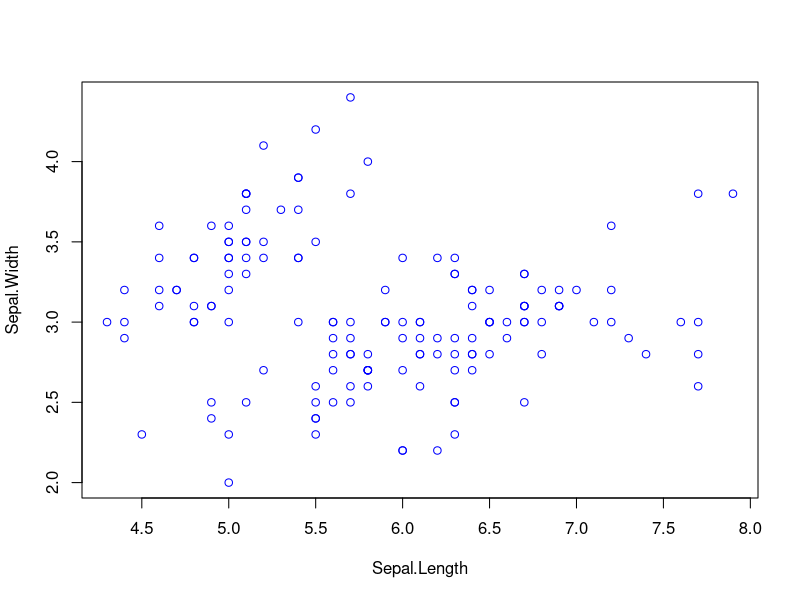
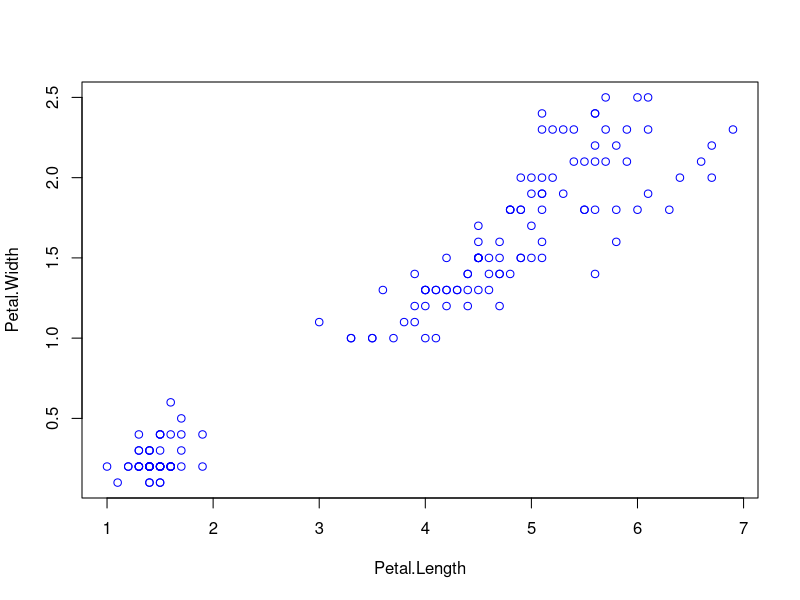

Recreate these plots in R, in order.
## ---- chunk 1

# The help for sapply indicates a "standard" call to sapply will 
# have the form:

# sapply(X, FUN, ...)

# Here X is a vector or data.frame or list
# FUN is the name of a function that is available in the current R session 
# (which could be a user defined function, or a function that 
# "comes with R", or that has been "loaded" (via library)from a package), 
# OR is an anonymous function defined within the call to sapply. 
# The function specified by FUN will be applied to each entry of X if X 
# is a vector; to each column of X (taken as a vector) if X is 
# a data frame, to each entry of X if X is a list (vectors and data.frames
# are special types of list). When possible the result from sapply will 
# be a vector (or matrix if that is appropriate). Otherwise sapply will 
# return a list (just as lapply would).

# The optional ellipsis argument can be used to pass in additional 
# arguments to the function specified in the FUN argument of sapply 
# as illustrated below.

# a simple case: square each element of a vector (yes we could do this 
# by x^2, but here we demonstrate use of sapply and an anonymous function):

v <- 1:5
sapply(X = v, FUN = function(y) y^2) 

# ********  IT IS BEST to use the form: argument.name = user.chosen.value 
# ********  when calling one of the apply family of functions. In this call 
# ********  to sapply, the name of the first argument of sapply is X and 
# ********  the value chosen for X is v; and the second argument of sapply
# ********  is FUN, and the value chosen for FUN is the
# ********  anonymous function, function(y) y^2

# Note y in the definition of this function is a "formal argument", 
# also called a "dummy argument", meaning any variable name permissible 
# in R could be used, for example

# sapply(X = v, 
# FUN = function(user.selected.name) user.selected.name^2)

# One could also optionally include curly brackets to delineate the 
# function:

# sapply(X = v, FUN = function(y) {y^2}) 

# sapply, in effect, successively calls the function the user has
# provided for FUN, here function(y) {y^2} 
# with each entry of v as its argument, 
# and "collects" the results in a vector.

# My point of view is it is fine to use an anonymous function if it 
# is short (will fit in a line or so), but otherwise it makes the code 
# much easier to proofread and so avoid/detect bugs if one codes the 
# function as a stand-alone function, call it, for example, 
# user.function and uses its name in the FUN argument of sapply via
#    FUN = user.function  
# Here user function could also be any function that is available in the
# current R session 

# demonstrate use of the ellipsis argument of sapply to pass in an 
# additional argument of FUN


sapply(X = v, FUN = function(x, power) x^power, power = 3)


# Here each entry of v is passed into the function as the value for x, 
# and the additional argument, power, of the function is supplied via 
# the third (ellipsis) argument of sapply.

# One could also rely on lexical scoping to "find" the value of power, 
# but that is not good programming practice when it can be avoided, 
# since the value where R "finds" it might not be what was wanted 
# (or it might have gotten changed from what you thought it would be).

power <- 4
sapply(X = v, FUN = function(x) x^power)  # this worked but is not best practice


# Here is an example with two additional arguments supplied using 
# the ellipsis functionality of sapply, and where sapply returns a matrix

v <- 1:5
sapply(X = v, FUN = function(x, power1, power2) {c(x^power1, x^power2)}, 
       power1 = 2, power2 = 3)

## ---- chunk 2

# from the R help on the iris data set:
# iris is a data frame with 150 cases (rows) and 5 variables (columns) 
# named Sepal.Length, Sepal.Width, Petal.Length, Petal.Width, and Species,
# respectively, for 50 flowers from each of 3 species of iris. 
# The species are Iris setosa, versicolor, and virginica.

# There are equal numbers of the three types of flowers, and they are 
# grouped together in the data frame, but neither "equal numbers" nor 
# "grouped together" are necessary for using split together with sapply 
# as will be demonstrated below.

data(iris)  # make the iris data set available to this R session
iris.df <- iris  # a copy, emphasizing it is a data frame

# take a look at it
# head(iris.df)
 
# tail(iris.df)

# place an NA into the Sepal.Width column, to later demonstrate 
# how to use the ellipsis (...) functionality for sapply
# to pass in one or more additional optional arguments into the function
# being used (for example na.rm = TRUE, trim = 0.11, for the mean function)

iris.df[2,2] <- NA
# check that was done
head(iris.df)

# An aside: Explanation of what the optional argument trim in 
# the mean function does:

# we will use this information to do a "by hand" check of 
# the output obtained below from using sapply with the mean function 
# on the iris.df data frame 

# If V is a numeric vector and one does 
# mean(V, na.rm = TRUE, trim = w)
# what will happen is that the mean function will, in effect, 
# first produce the vector Vn which is V but with any and all NAs removed 
# from V.
# If L is the length of Vn (here assume it is > 0), then let K = w * L
# (w was what the argument trim was set to; the default for trim is 0).
# Let Ki be the integer part of K, e.g., if K was 2.3 then Ki is 2
# if K was 0.4 then Ki is 0
# Then mean(V, na.rm = TRUE, trim = w) is evaluated as follows:
# Let Vn.sorted be the result of doing sort(Vn)
# Let Vn.sorted.trimmed be the result of:
#     removing the first Ki entries of Vn.sorted AND 
#     removing the last Ki entries of Vn.sorted
# (assume that Vn.sorted.trimmed still has at least 1 element left in it)

# mean(V, na.rm = TRUE, trim = w) is then equal to mean(Vn.sorted.trimmed)


# first use sapply on the 4 data columns of iris.df, 
# using na.rm = TRUE and trim = 0.11 
# (which will trim 16 entries from each end of the vector whose mean
# is being calculated). The sapply command below will successively pass 
# each column of iris.df[, 1:4] AS A VECTOR into the mean function

sapply(X = iris.df[, 1:4], FUN = mean, na.rm = TRUE, trim = 0.11)

# Note that sapply "captured" the names of the columns of iris.df[, 1:4]

# since the lengths of the 4 columns after removing NAs 
# were 150, 149, 150, 150;
# setting trim equal to 0.11 in effect removed 16 elements from 
# each end of each column AFTER 
# any NAs were removed and the column was sorted; 
# then the mean was calculated

# check the result from sapply above "by hand"

x <- sort(na.omit(iris.df[[1]]))
mean(x[17:(length(x) - 16)])


x <- sort(na.omit(iris.df[[2]]))
mean(x[17:(length(x) - 16)])

# these and also checking columns 3 and 4 are OK

# Note
# sapply(X = iris.df[, 1:4], FUN = mean, na.rm = TRUE, trim = 0.11)
# worked to get the optional arguments 
# na.rm = TRUE, trim = 0.11
# into the mean function (FUN = mean) since the mean function
# is "part of" R and it has na.rm and trim as optional arguments

# When using an anonymous function in sapply, AND using the optional 
# ellipsis (...) argument of sapply to pass in additional arguments to 
# the function specified by FUN, one needs to either have those additional 
# arguments be declared arguments of the function (as with the power 
# argument(s) in the examples above), OR to have an ellipsis in the 
# argument list of the function specified by FUN, AND used appropriately 
# within the anonymous function. Again, the first argument 
# of the function FUN in sapply should be for 
# what will be passed from each entry of the first argument X of sapply. 
# For example in the call to sapply below, 
# x will successively have the value of each of the first 4 columns 
# of iris.df

sapply(X = iris.df[, 1:4], 
      FUN = function(x, ...) {mean(x, ...)}, 
      na.rm = TRUE, trim = 0.11)


# In effect, in the above call to sapply,
#     the ellipsis ...   was "set to":   na.rm = TRUE, trim = 0.11
# and that got "passed through" via the ... in the argument list of 
# the anonymous function AND within the anonymous function itself 
# (here "into" the ... in the argument list of the mean function)
#    * * *  It was necessary to have ... included in the argument list of  
#    * * *  the mean function within this anonymous function
 
# Here is what happens if the ellipsis ... is left out of the 
# argument list of mean in the anonymous function 
# (it runs, but na.rm = TRUE, trim = 0.11 are not used, 
# so the result is not what we wanted):
sapply(X = iris.df[, 1:4], 
      FUN = function(x, ...) {mean(x)}, 
      na.rm = TRUE, trim = 0.11)

# The result is indeed the same as if na.rm = TRUE and trim = 0.11 were 
# NOT invoked when calling the mean function:
sapply(X = iris.df[, 1:4], FUN = mean)  


# Note this also works correctly:
sapply(X = iris.df[, 1:4], 
 FUN = function(x, na.rm.value, trim.value) 
                      {mean(x, na.rm = na.rm.value, trim = trim.value)}, 
                na.rm.value = TRUE, trim.value = 0.11)


#  ************  note various plotting functions, e.g., plot(x,y, ...)
# have ... in their argument list,
# so various of the many optional arguments for them can be passed in 
# by sapply.
# For example, the first two arguments of plot, x and y, can be vectors 
# for making a scatterplot. 
# If X = data.frame.list is a list of data frames whose first two columns 
# are numeric values (our example will be constructed from iris.df), 
# and  plotting_function  is a function that
# will make a scatterplot from data in the first two columns of a data 
# frame, then, one could, conceptually, do for example:

# sapply(X = data.frame.list, FUN = plotting_function, 
#        type = "p", pch = 1, col = "blue")
#         
# Here plotting_function
# should extract the x and y vectors from the first and second columns 
# of the data frame it is called with, and then call the plot function via
# plot(x, y, ...)
# In this setup, plotting_function must have an ellipsis in its argument 
# list. Then sapply would pass through, via the ellipsis functionality, 
# the various plotting arguments that were specified 
# (there are many many optional arguments for plot); 
# the ones given here "say": do a point plot with circle symbols, 
# and have the symbol color be blue 

plotting_function <- function(df, ...) {
# here df is a data frame that will be passed in by sapply
# scatter plot column 2 of df vs. column 1 of df
   x <- df[[1]]
   y <- df[[2]]

# get x and y axis labels from column names of df
  xlabel <- colnames(df)[1]
  ylabel <- colnames(df)[2]

# other arguments for the plot function are passed into plot from 
# the call to sapply via the ellipsis

   plot(x, y, xlab = xlabel, ylab = ylabel, ...)
}


# Demonstrate this:
# Construct a list of two data frames, each with two columns, 
# from iris.df

data.frame.list = list(iris.df[, c(1,2)], iris.df[, c(3,4)])


# invoke sapply, creating 2 plots, while using the ellipsis functionality 
# to pass plotting arguments into the plot function

# one could do more informative plotting with this data, 
# but the point here is to illustrate 
# use of the ellipsis functionality in sapply

sapply(X = data.frame.list, FUN = plotting_function,
   type = "p", pch = 1, col = "blue")  

# this produced the plots along with a "pro forma" "NULL" from each 
# call to the plot function
# to suppress this useless text, one could use the invisible function:

# invisible(sapply(X = data.frame.list, FUN = plotting_function,
#   type = "p", pch = 1, col = "blue"))  

## ---- chunk 3

# make this session self contained
data(iris)  # make the iris data set available to this R session
iris.df <- iris  # a copy, emphasizing it is a data frame

head(iris.df)  # look at it

# split iris.df by the 3 iris flower types (species)
df.split.list <- split(iris.df, iris.df$Species)

get.mean.of.specified.column <- function(df, column.name) {
# df will be one of the 3 data frames in df.split.list
# column.name will be one of the quantities measured for each flower:
# (Sepal.Length, Sepal.Width, Petal.Length, Petal.Width)

mean.of.given.column <- mean(df[[column.name]]) 
# there are no NAs in iris.df so here don't need to use na.rm = TRUE 
# (in an example above I placed an NA in iris.df to test ways of passing
#  na.rm = TRUE into the mean function)

return(mean.of.given.column)
}

# Use sapply for the various columns
# (One could also use sapply (with a modified function) to return a matrix
# containing the means for the 3 flower species for each of the 4
# measured quantities. The modified function would return a vector of the
# means for the 4 quantities for any of the 3 data frames in df.split.list) 

sapply(X = df.split.list, FUN = get.mean.of.specified.column, 
       column.name = "Sepal.Length")

sapply(X = df.split.list, FUN = get.mean.of.specified.column, 
       column.name = "Sepal.Width")

sapply(X = df.split.list, FUN = get.mean.of.specified.column, 
       column.name = "Petal.Length")

sapply(X = df.split.list, FUN = get.mean.of.specified.column, 
       column.name = "Petal.Width")


# Now program the function to be used in sapply to return the 
# vector of all 4 means. Then sapply will return a matrix

# Here is a solution

get.all.4.means.in.df <- function(df) {
# df will be one of the 3 data frames in df.split.list
# Its 4 numeric column names are
#     Sepal.Length, Sepal.Width, Petal.Length, Petal.Width

# use sapply within this function to get the 4 means
the.4.means <- sapply(df[, 1:4], mean)
# this will also "capture" the column names

# there are no NAs in iris.df so here don't need to use na.rm = TRUE 
# (in an example above I placed an NA in iris.df to test ways of passing
#  na.rm = TRUE into the mean function)

return(the.4.means)
}

# use sapply and this function to get the matrix of means
result <- sapply(X = df.split.list, FUN = get.all.4.means.in.df) 
result

# notice sapply conveniently captured the row and column names for 
# the matrix from the data frames it operated on

rownames(result)

# And in particular:

colnames(result)

# will be the same as

names(df.split.list)

# if one prefers one can transpose the matrix
print(t(result))
 
